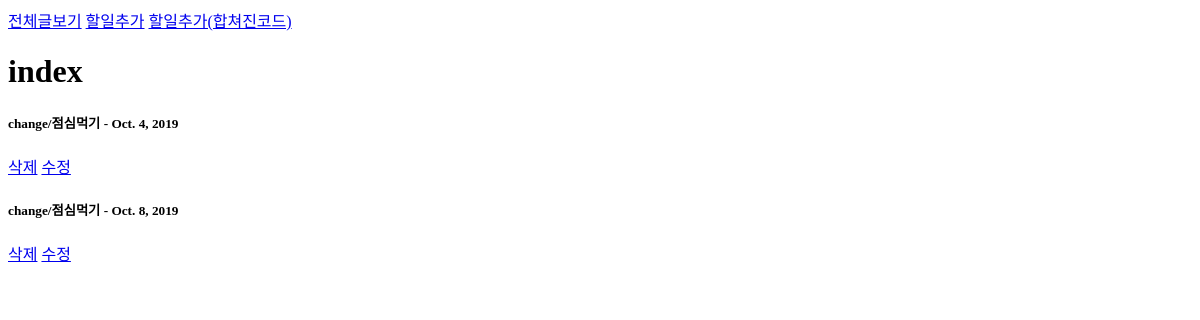
Before: /todos/ with the older database file.
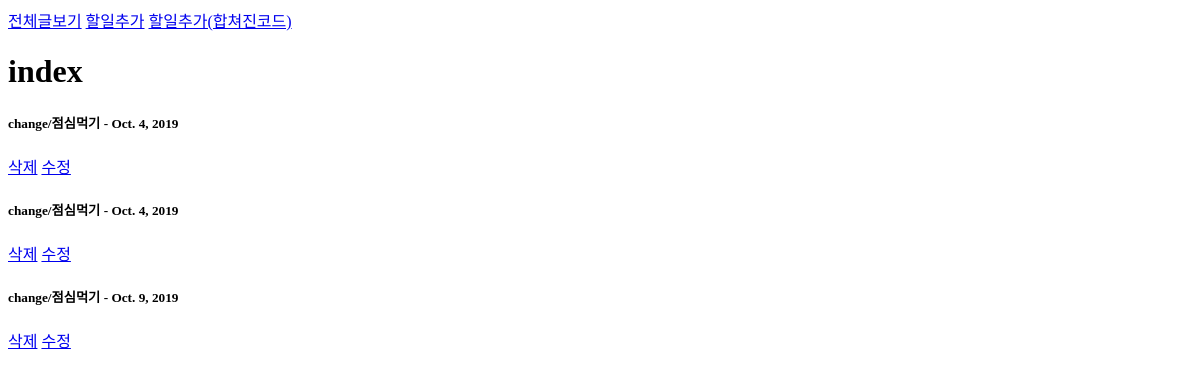
After: the same page with the newer database file.
### todos/models.py (models this page shows)
class Todo(models.Model):
    title = models.CharField(max_length=50) # 짧은 형태의 글
    content = models.TextField() # 긴 형태의 글 # django에서 TextField는 form 클래스에서 크기조절이 가능한 큰 상자가 생긴다.
    due_date = models.DateField()
    author = models.CharField(max_length=50)

### todos/views.py (the view)
# urls.py: path('', views.index, name="index"),
def index(request):
    todos = Todo.objects.all()
    context = {
        'todos': todos,
    }
    return render(request, 'index.html', context)

### todos/templates/index.html
{% extends 'base.html' %}
{% block body %}
  <h1>index</h1>
  {% for todo in todos %}
    <h5>{{todo.author}}/{{todo.title}} - {{todo.due_date}}</h5>
    <a href="{% url 'todos:delete' todo.id %}">삭제</a>
    <a href="{% url 'todos:update' todo.id %}">수정</a>
  {% endfor %}
{% endblock %}

### todos/templates/base.html (shortened to what this page needs)
<!DOCTYPE html>
<html lang="en">
<head>
</head>
<body>
  <a href="{% url 'todos:index' %}">전체글보기</a>
  <a href="{% url 'todos:new' %}">할일추가</a>
  <a href="{% url 'todos:add' %}">할일추가(합쳐진코드)</a>
  {% block body %}
  {% endblock %}
</body>
</html>

Changed rows visible on the page:
removed Todo: author "change", title "점심먹기", due_date "Oct. 8, 2019"
added Todo: author "change", title "점심먹기", due_date "Oct. 4, 2019"
added Todo: author "change", title "점심먹기", due_date "Oct. 9, 2019"
